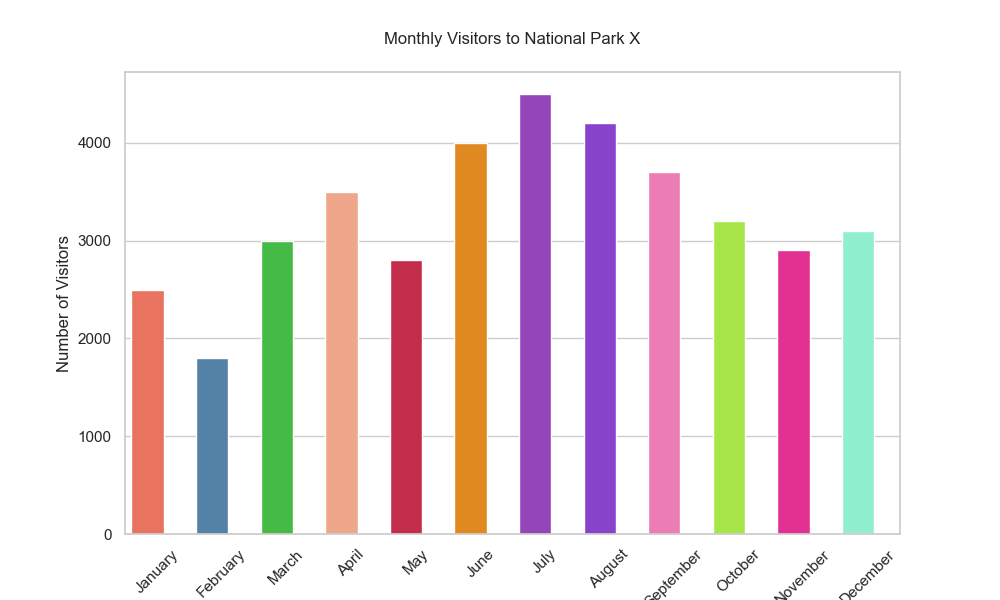

Generate this figure with Python:

import seaborn as sns
import pandas as pd
import matplotlib.pyplot as plt

# Prepare the data
data = {
    "Month": ["January", "February", "March", "April", "May", "June", 
              "July", "August", "September", "October", "November", "December"],
    "Visitors": [2500, 1800, 3000, 3500, 2800, 4000, 4500, 4200, 3700, 3200, 2900, 3100]
}

# Convert the dictionary to a pandas DataFrame
df = pd.DataFrame(data)

# Create a vertical bar chart
plt.figure(figsize=(10, 6))  # Change the size of the chart
sns.set_theme(style="whitegrid")
ax = sns.barplot(
    x="Month",
    y="Visitors",
    data=df,
    palette=["#ff6347", "#4682b4", "#32cd32", "#ffa07a", "#dc143c", "#ff8c00",
             "#9932cc", "#8a2be2", "#ff69b4", "#adff2f", "#ff1493", "#7fffd4"],
    dodge=False)  # Vertical bar chart

# Set the width of the bars for better clarity
for bar in ax.patches:
    bar.set_width(0.5)  # Change the width of the bars

# Customizing chart
ax.set_ylabel("Number of Visitors")  # Modify y-axis label
ax.set_title("Monthly Visitors to National Park X", pad=20)  # Change headline
plt.xticks(rotation=45)  # Rotate x-axis labels for better readability

plt.show()
